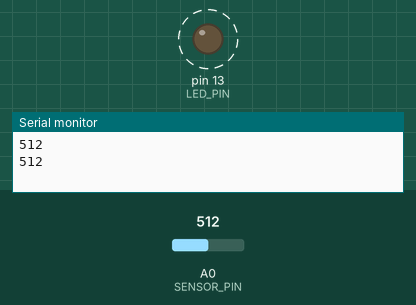
Recording of a sketch running on a simulated Arduino Uno, built with avr-gcc and run on an emulated ATmega328P. Parts: output pins drawn as LEDs (lit = HIGH), the last lines printed to the serial monitor. Dashed ring = blinking. The test bench sets the inputs (shaded band); at power-on: A0 (SENSOR_PIN) = 512.

Above: at 1.8 s.
1.9 s: A0 (SENSOR_PIN) set to 306
At 2.15 s:
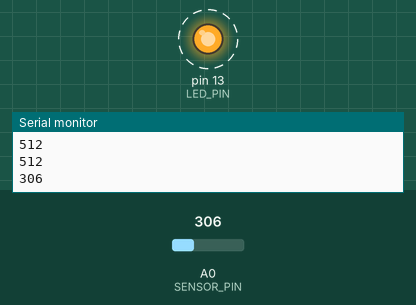
5.4 s: A0 (SENSOR_PIN) set to 122
At 5.87 s:
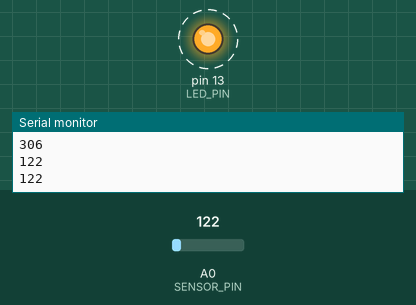
Timing chart, 0 to 14.9 s (numbered marks = the images above; inputs shaded):
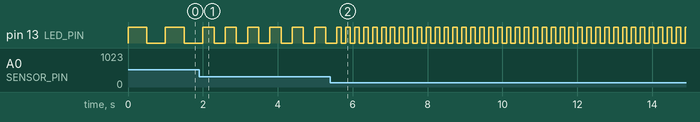

Measured:
- after the input at 1.9 s, pin 13 (LED_PIN): alternates HIGH for 0.30 s and LOW for 0.30 s, starting after 0.40 s
- after the input at 5.4 s, pin 13 (LED_PIN): alternates HIGH for 0.12 s and LOW for 0.12 s, starting after 0.30 s
- by itself, pin 13 (LED_PIN): alternates HIGH for 0.50 s and LOW for 0.50 s

The sketch:

day2_voltageLed.ino
```cpp
/*
  Project Name: Day2_VoltageLed
  Project Description: 시리얼 전압 (Vdc)에 따라서, LED가 점열하는 속도가 조절되는 예제

  Author: Minsu Kim <25-10631@knu.hs.kr>
  Created At: 2025-10-18
*/

const int SENSOR_PIN = A0;
const int LED_PIN = 13;

// 수정 금지
void setup() {
  Serial.begin(9600);
  pinMode(LED_PIN, OUTPUT);
}

void loop() {
  // ADC: 0~5Vdc -> 0~1023
  int sensorValue = analogRead(sensorValue);
  Serial.println(sensorValue);

  // LED 점멸
  digitalWrite(LED_PIN, HIGH);
  delay(sensorValue * (1000.0 / 1024.0));
  digitalWrite(LED_PIN, LOW);
  delay(sensorValue * (1000.0 / 1024.0));
}
```
